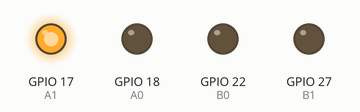
Bench run of a program on a simulated Raspberry Pi (BCM pin numbers). Parts: output pins drawn as LEDs (lit = HIGH). At 2.2 s the program stops and its outputs stay as they are.

Above: at 0.05 s.
At 0.35 s:
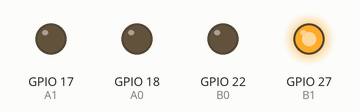
At 1.05 s:
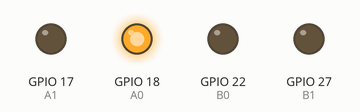
At 2.15 s:
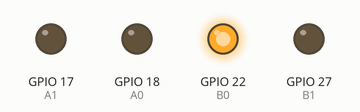
Timing chart, 0 to 3.0 s (numbered marks = the images above):
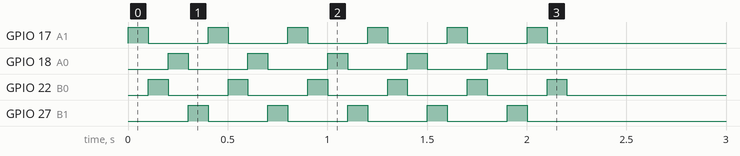

Measured:
- by itself, GPIO 17 (A1), GPIO 22 (B0): alternates HIGH for 0.10 s and LOW for 0.30 s, 12 changes in all, then stays LOW
- by itself, GPIO 18 (A0), GPIO 27 (B1): alternates HIGH for 0.10 s and LOW for 0.30 s, 10 changes in all, then stays LOW

The program:

____.py
```python
from gpiozero import OutputDevice
from time import sleep

A1 = OutputDevice(17) # A+
A0 = OutputDevice(18) # A-
B1 = OutputDevice(27) # B+
B0 = OutputDevice(22) # B-

motor = [A1, B1, A0, B0] # 轮转顺序

# steps: 前进步数
# speed: 速度(步/秒)
# direction: 方向(1正转，-1反转)
def step(steps=1000, speed=100, direction=1):
    delay = 1/speed    # 速度转化为延时
    # 开始转动
    i = 0
    while steps > 0:
        for j in range(4):
            motor[j].off() # 先全部关闭
        motor[i].on()      # 再打开当前引脚
        i = (i + direction)%4
        steps -= 1
        sleep(delay)

if __name__ == "__main__":

    step(steps=22, speed=10, direction=-1) # 转360°
```
